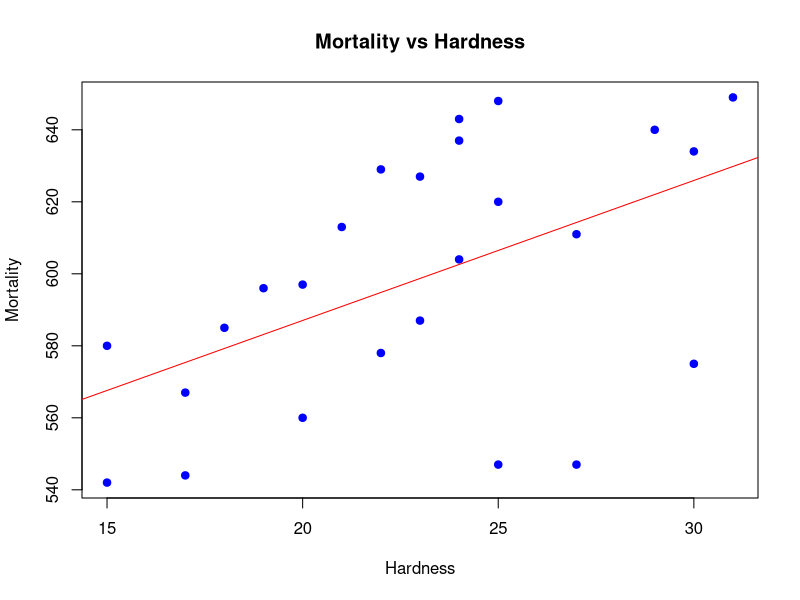

Reproduce this figure in R.
mortality <- c(542, 544, 547, 547, 560, 567, 575, 578, 580, 585, 587, 596, 597, 604, 611, 613, 620, 627, 629, 634, 637, 640, 643, 648, 649)
hardness <- c(15, 17, 25, 27, 20, 17, 30, 22, 15, 18, 23, 19, 20, 24, 27, 21, 25, 23, 22, 30, 24, 29, 24, 25, 31)
plot(hardness, mortality, main = "Mortality vs Hardness",
     xlab = "Hardness", ylab = "Mortality",
     pch = 19, col = "blue")
model <- lm(mortality ~ hardness)
abline(model, col = "red")
summary(model)
hardness_new <- data.frame(hardness = 88)
predicted_mortality <- predict(model, hardness_new)
predicted_mortality